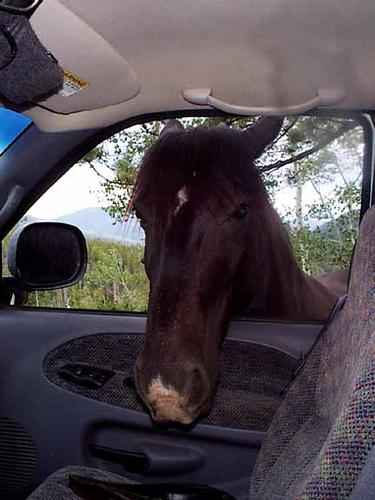
#> input picture alpha_expansion/images/image_001.jpg, 375 x 500 px
$ python alpha_expansion_dinic.py
#> lines starting #> are read from the running program, lines starting #| are printed output that depends on the picture
### max_flow/solvers/dinic.py
import numpy as np
from collections import defaultdict


class DinicSolver:
    def __init__(self, graph):
        self.graph = graph
        self.size = graph.capacity.shape[0]
        self.source = graph.source
        self.sink = graph.sink
        self.level = np.full(self.size, -1, dtype=int)
        self.iter = np.zeros(self.size, dtype=int)
        self.flow = defaultdict(dict)

    def bfs_level(self):
        queue = [self.source]
        self.level.fill(-1)
        self.level[self.source] = 0

        for u in queue:
            neighbors = self.graph.capacity[u].nonzero()[1]
            for v in neighbors:
                if self.level[v] == -1 and self.graph.capacity[u, v] > self.flow.get(u, {}).get(v, 0):
                    self.level[v] = self.level[u] + 1
                    queue.append(v)

        return self.level[self.sink] != -1

    def send_flow(self, u, flow):
        if u == self.sink:
            return flow

        neighbors = self.graph.capacity[u].nonzero()[1]
        while self.iter[u] < len(neighbors):
            v = neighbors[self.iter[u]]
            residual = self.graph.capacity[u, v] - \
                self.flow.get(u, {}).get(v, 0)

            if self.level[v] == self.level[u] + 1 and residual > 0:
                min_flow = min(flow, residual)
                pushed = self.send_flow(v, min_flow)

                if pushed > 0:
                    self.flow[u][v] = self.flow.get(u, {}).get(v, 0) + pushed
                    self.flow[v][u] = self.flow.get(v, {}).get(u, 0) - pushed
                    return pushed

            self.iter[u] += 1
        return 0

    def solve(self):
        max_flow = 0
        while self.bfs_level():
            self.iter.fill(0)
            while flow := self.send_flow(self.source, float('inf')):
                max_flow += flow
        return max_flow

### max_flow/graph.py
import numpy as np
from scipy.sparse import lil_matrix


class Graph:
    """
    Classe de base pour représenter un réseau de flot avec une matrice creuse.
    """

    def __init__(self, size: int, source: int, sink: int):
        if size <= 0:
            raise ValueError("La taille du graphe doit être positive")

        if not (0 <= source < size) or not (0 <= sink < size):
            raise ValueError(
                "Source et Sink doivent être des indices valides du graphe")

        # Utilisation d'une matrice creuse pour stocker les capacités
        self.capacity = lil_matrix((size, size), dtype=np.float64)
        self.size = size
        self.source = source
        self.sink = sink

    def reset_flow(self):
        """Retourne une matrice de flot initialisée à zéro sous forme creuse."""
        return lil_matrix((self.size, self.size), dtype=np.float64)

    def add_edge(self, u, v, cap):
        """Ajoute une arête dirigée (u -> v) avec une capacité donnée."""
        self.capacity[u, v] = cap

### alpha_expansion/alpha_expansion_dinic.py
import cv2
import numpy as np
from max_flow.graph import Graph
from max_flow.solvers.dinic import DinicSolver


class AlphaExpansion:
    def __init__(self, image_path, source_weight=10, sink_weight=10, sigma=15, source_label=255, resize=(128, 128)):
#> called with image_path = 'images/image_001.jpg', source_weight = 10, sink_weight = 10, sigma = 15, source_label = 255, resize = (128, 128)
        self.image_path = image_path
        self.source_weight = source_weight
        self.sink_weight = sink_weight
        self.sigma = sigma
        self.source_label = source_label

        self.image = cv2.imread(self.image_path, cv2.IMREAD_GRAYSCALE)
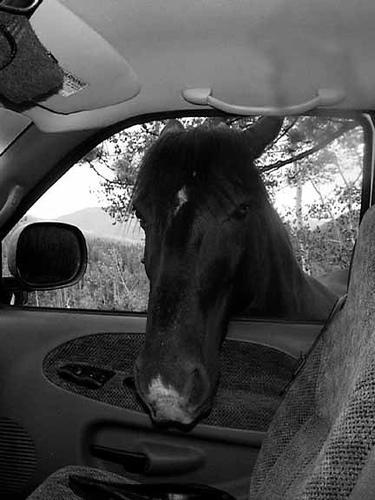
#> self.image: shape (500, 375); min 0, max 255, mean 76.2
        self.image = cv2.resize(self.image, resize)
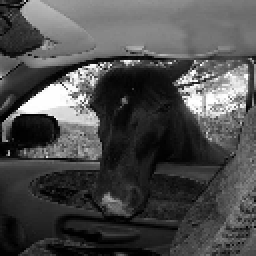
#> self.image: shape (128, 128) (shown 2 times larger); min 0, max 255, mean 76
        if self.image is None:
            raise ValueError(
                f"Impossible de charger l'image depuis {self.image_path}")

        self.height, self.width = self.image.shape
#> self.height = 128; self.width = 128
        self.segmented_image = np.zeros_like(self.image, dtype=np.uint8)

        self.num_pixels = self.height * self.width
#> self.num_pixels = 16384
        self.source = self.num_pixels  # Source node index
#> self.source = 16384
        self.sink = self.num_pixels + 1  # Sink node index
#> self.sink = 16385

        self.graph = Graph(self.num_pixels + 2, self.source, self.sink)

    def neighbor_weight(self, intensity1, intensity2):
        diff = intensity1 - intensity2
        return np.exp(- (diff ** 2) / (2 * (self.sigma ** 2)))

    def build_graph(self):
        for y in range(self.height):
            for x in range(self.width):
                idx = y * self.width + x
                intensity = float(self.image[y, x])

                for dy, dx in [(-1, 0), (1, 0), (0, -1), (0, 1)]:
                    ny, nx = y + dy, x + dx
                    if 0 <= ny < self.height and 0 <= nx < self.width:
                        n_idx = ny * self.width + nx
                        neighbor_intensity = float(self.image[ny, nx])
                        weight = self.neighbor_weight(
                            intensity, neighbor_intensity)
                        self.graph.add_edge(idx, n_idx, weight)
                        self.graph.add_edge(n_idx, idx, weight)

    def add_terminal_nodes(self):
        intensity_ref = np.median(self.image)
        for y in range(self.height):
            for x in range(self.width):
                idx = y * self.width + x
                intensity_pixel = float(self.image[y, x])
                cost_source = abs(intensity_pixel -
                                  self.source_label) * self.source_weight
                cost_sink = abs(intensity_pixel -
                                intensity_ref) * self.sink_weight
                self.graph.add_edge(self.source, idx, cost_sink)
                self.graph.add_edge(idx, self.sink, cost_source)

    def min_cut(self):
        solver = DinicSolver(self.graph)
        solver.solve()

        for y in range(self.height):
            for x in range(self.width):
                idx = y * self.width + x
                if idx in solver.level and solver.level[idx] != -1:
                    self.segmented_image[y, x] = self.source_label
        return self.segmented_image


if __name__ == "__main__":
    segmenter = AlphaExpansion("images/image_001.jpg")
    segmenter.build_graph()
    segmenter.add_terminal_nodes()
#> (the run stopped early here; a loop or call above may not have finished)
